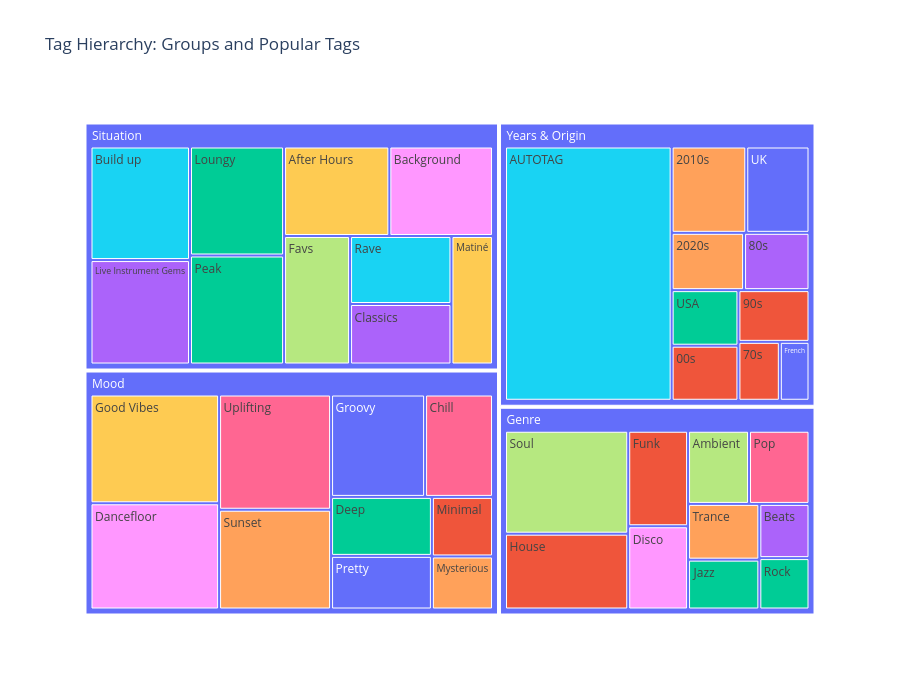

Notebook code cell kept with this figure:
### Code cell
# 4. Treemap: Hierarchical view of Tag Groups and Tags (Plotly)
# Prepare data for treemap: show tag groups and their top tags
top_tags_per_group = (
    songs_per_tag
    .sort("song_count", descending=True)
    .group_by("tag_group")
    .head(10)  # Top 10 tags per group
    .to_pandas()
)

fig = px.treemap(
    top_tags_per_group,
    path=["tag_group", "tag_name"],
    values="song_count",
    title="Tag Hierarchy: Groups and Popular Tags",
    color="song_count",
    color_continuous_scale="RdYlGn"
)
fig.update_layout(height=700)
fig.show()

### Figure 1 — Plotly figure (JSON) as saved in the notebook; plotly's stock layout.template omitted (floating-point values rounded to 4 significant figures)
{"data": [{"branchvalues": "total", "customdata": [["(?)"], ["(?)"], ["(?)"], ["(?)"], [101], [101], [101], [102], [102], [103], [114], [114], [1164], [127], [128], [143], [148], [150], [150], [164], [165], [170], [177], [191], [193], [235], [257], [261], [267], [268], [284], [284], [288], [310], [313], [358], [364], [379], [388], [48], [67], [74], [78], [90]], "domain": {"x": [0, 1], "y": [0, 1]}, "hovertemplate": "labels=%{label}<br>song_count_sum=%{value}<br>parent=%{parent}<br>id=%{id}<br>song_count=%{customdata[0]}<extra></extra>", "ids": ["Genre", "Mood", "Years & Origin", "Situation", "Years & Origin/00s", "Years & Origin/90s", "Mood/Minimal", "Years & Origin/USA", "Genre/Jazz", "Years & Origin/80s", "Years & Origin/2020s", "Genre/Trance", "Years & Origin/AUTOTAG", "Genre/Pop", "Genre/Ambient", "Genre/Disco", "Situation/Matiné", "Mood/Pretty", "Years & Origin/UK", "Genre/Funk", "Mood/Deep", "Situation/Classics", "Years & Origin/2010s", "Situation/Rave", "Mood/Chill", "Situation/Favs", "Situation/Background", "Situation/After Hours", "Mood/Groovy", "Genre/House", "Situation/Loungy", "Situation/Peak", "Situation/Live Instrument Gems", "Mood/Sunset", "Situation/Build up", "Mood/Uplifting", "Genre/Soul", "Mood/Dancefloor", "Mood/Good Vibes", "Years & Origin/French", "Years & Origin/70s", "Genre/Rock", "Genre/Beats", "Mood/Mysterious"], "labels": ["Genre", "Mood", "Years & Origin", "Situation", "00s", "90s", "Minimal", "USA", "Jazz", "80s", "2020s", "Trance", "AUTOTAG", "Pop", "Ambient", "Disco", "Matiné", "Pretty", "UK", "Funk", "Deep", "Classics", "2010s", "Rave", "Chill", "Favs", "Background", "After Hours", "Groovy", "House", "Loungy", "Peak", "Live Instrument Gems", "Sunset", "Build up", "Uplifting", "Soul", "Dancefloor", "Good Vibes", "French", "70s", "Rock", "Beats", "Mysterious"], "marker": {"colors": ["#636efa", "#636efa", "#636efa", "#636efa", "#EF553B", "#EF553B", "#EF553B", "#00cc96", "#00cc96", "#ab63fa", "#FFA15A", "#FFA15A", "#19d3f3", "#FF6692", "#B6E880", "#FF97FF", "#FECB52", "#636efa", "#636efa", "#EF553B", "#00cc96", "#ab63fa", "#FFA15A", "#19d3f3", "#FF6692", "#B6E880", "#FF97FF", "#FECB52", "#636efa", "#EF553B", "#00cc96", "#00cc96", "#ab63fa", "#FFA15A", "#19d3f3", "#FF6692", "#B6E880", "#FF97FF", "#FECB52", "#636efa", "#EF553B", "#00cc96", "#ab63fa", "#FFA15A"]}, "name": "", "parents": ["", "", "", "", "Years & Origin", "Years & Origin", "Mood", "Years & Origin", "Genre", "Years & Origin", "Years & Origin", "Genre", "Years & Origin", "Genre", "Genre", "Genre", "Situation", "Mood", "Years & Origin", "Genre", "Mood", "Situation", "Years & Origin", "Situation", "Mood", "Situation", "Situation", "Situation", "Mood", "Genre", "Situation", "Situation", "Situation", "Mood", "Situation", "Mood", "Genre", "Mood", "Mood", "Years & Origin", "Years & Origin", "Genre", "Genre", "Mood"], "type": "treemap", "values": [1562.0, 2401.0, 2127.0, 2431.0, 101.0, 101.0, 101.0, 102.0, 102.0, 103.0, 114.0, 114.0, 1164.0, 127.0, 128.0, 143.0, 148.0, 150.0, 150.0, 164.0, 165.0, 170.0, 177.0, 191.0, 193.0, 235.0, 257.0, 261.0, 267.0, 268.0, 284.0, 284.0, 288.0, 310.0, 313.0, 358.0, 364.0, 379.0, 388.0, 48.0, 67.0, 74.0, 78.0, 90.0]}], "layout": {"height": 700, "legend": {"tracegroupgap": 0}, "title": {"text": "Tag Hierarchy: Groups and Popular Tags"}}}
